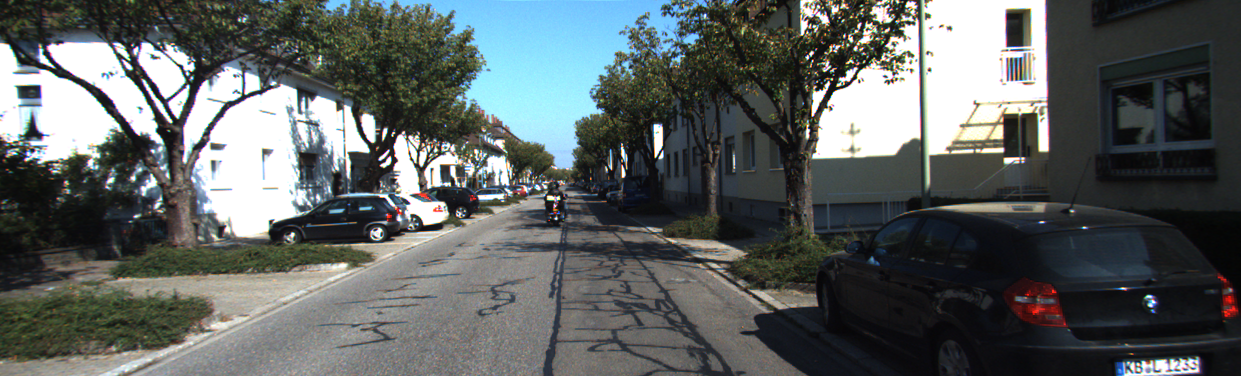
#> input picture kitti_l_1.png, 1241 x 376 px
$ python epipolar.py
#> lines starting #> are read from the running program, lines starting #| are printed output that depends on the picture
import cv2
import numpy as np
import matplotlib.pyplot as plt


def drawlines(img1, img2, lines, pts1, pts2):
    r, c = img1.shape
    img1 = cv2.cvtColor(img1, cv2.COLOR_GRAY2BGR)
    img2 = cv2.cvtColor(img2, cv2.COLOR_GRAY2BGR)

    for r, pt1, pt2 in zip(lines, pts1, pts2):
        color = tuple(np.random.randint(2, 255, 3).tolist())
        x0, y0 = map(int, [0, -r[2]/r[1]])
        x1, y1 = map(int, [c, -(r[2] + r[0]*c) / r[1]])
        cv2.line(img1, (x0, y0), (x1, y1), color, 1)
        cv2.circle(img1, tuple(pt1), 10, color, -1)
        cv2.circle(img2, tuple(pt2), 10, color, -1)

    return img1, img2


if __name__ == "__main__":
    img1 = cv2.imread("kitti_l_1.png", 0)
#> img1: shape (376, 1241); min 3, max 255, mean 95.3
    img2 = cv2.imread("kitty_right.png", 0)
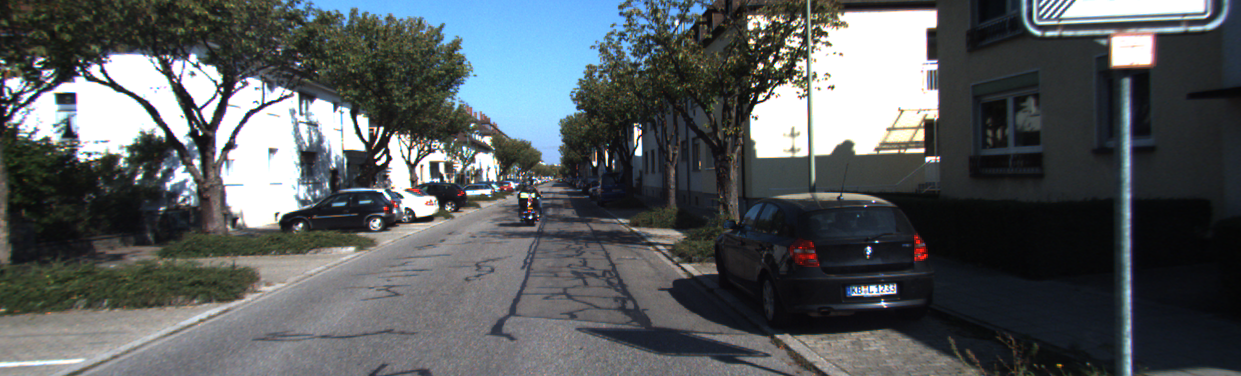
#> input picture kitty_right.png, 1241 x 376 px
#> img2: shape (376, 1241); min 3, max 255, mean 89.6

    orb = cv2.ORB_create()

    kp1, des1 = orb.detectAndCompute(img1, None)
#> kp1 = 500 keypoints; strongest (x, y, size): (548, 197, 37.2), (389, 161, 53.6), (828, 83, 31), (388, 160, 64.3)
    kp2, des2 = orb.detectAndCompute(img2, None)
#> kp2 = 500 keypoints; strongest (x, y, size): (758, 99, 31), (377, 163, 31), (533, 195, 31), (433, 164, 64.3)

    bf = cv2.BFMatcher(cv2.NORM_HAMMING, crossCheck=True)

    matches = bf.match(des1, des2)
#> matches = 200 matches

    good = []
    pts1 = []
    pts2 = []

    D_MATCH_THRES = 30
    for m in matches:
        if m.distance < D_MATCH_THRES:
            good.append(m)
            pts2.append(kp2[m.trainIdx].pt)
            pts1.append(kp1[m.queryIdx].pt)
#> after the loop, good = 49 matches; pts1 = 49 pairs, first value 99.53 to 1002.2, second value 92.07 to 235; pts2 = 49 pairs, first value 129.6 to 923, second value 101.6 to 224.6

    pts1 = np.float32(pts1)
    pts2 = np.float32(pts2)

    F, mask = cv2.findFundamentalMat(pts1, pts2, cv2.FM_RANSAC)
#> F = [[-1.05e-06, 0.000299, -0.0676], [-0.000288, 3e-06, 0.109], [0.0646, -0.113, 1]]; mask = 49 values, max 1 at index 0, min 0 at index 24, mean 0.959

    pts1 = pts1[mask.ravel() == 1]
#> pts1 = 47 pairs, first value 99.53 to 1002.2, second value 116.1 to 231.4
    pts2 = pts2[mask.ravel() == 1]
#> pts2 = 47 pairs, first value 129.6 to 923, second value 116.1 to 221.9

    lines1 = cv2.computeCorrespondEpilines(pts2.reshape(-1, 1, 2), 2, F)
#> lines1 = 47 rows, first 8: [0.85, 0.527, -443.8], [0.313, 0.95, -335.3], [0.329, 0.944, -340.1], [0.124, 0.992, -272.8], [0.413, 0.911, -364.5], [0.151, 0.989, -282.2], [0.506, 0.862, -389.1], [0.332, 0.943, -341]
    lines1 = lines1.reshape(-1, 3)
    img5, img6 = drawlines(img1, img2, lines1, pts1, pts2)
#> the loop in drawlines, `for r, pt1, pt2 in zip(lines, pts1, pts2):` made 47 passes
#> (r, pt1, pt2, color, y0, y1) on passes 1 to 8: ([0.85, 0.527, -443.8], [421, 165], [412, 161], (174, 49, 119), 842, -1160), ([0.313, 0.95, -335.3], [478, 196], [467, 191], (194, 69, 253), 352, -56), ([0.329, 0.944, -340.1], [507, 184], [495, 179], (197, 105, 11), 360, -72), ([0.124, 0.992, -272.8], [1002, 150], [923, 150], (213, 23, 244), 274, 120), ([0.413, 0.911, -364.5], [411.6, 214.8], [406, 208], (38, 89, 72), 400, -162), ([0.151, 0.989, -282.2], [424.8, 223.2], [417, 216], (218, 90, 142), 285, 96), ([0.506, 0.862, -389.1], [397.2, 218.4], [394, 211], (60, 195, 232), 451, -277), ([0.332, 0.943, -341], [506.4, 182.4], [494.4, 178.8], (41, 89, 176), 361, -75)
#> after the loop in drawlines, `for r, pt1, pt2 in zip(lines, pts1, pts2):`:
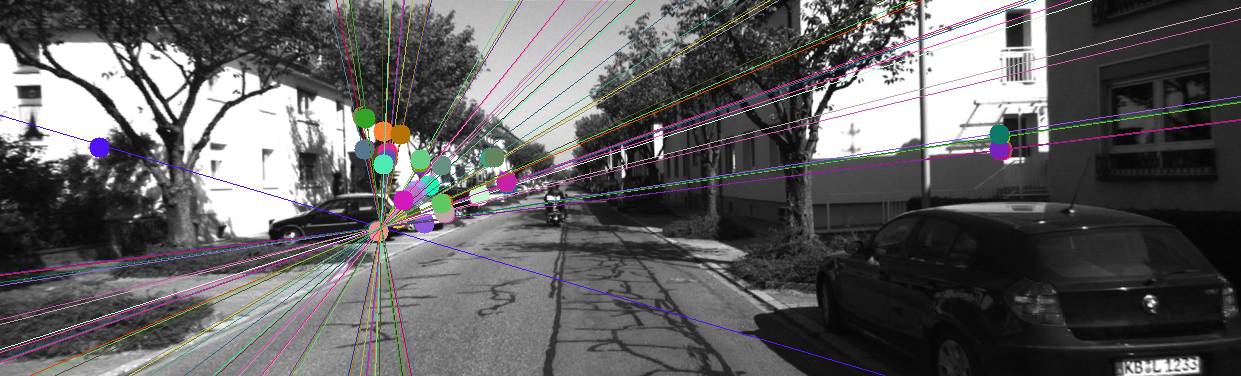
#> img1: shape (376, 1241, 3); mean B, G, R 96.4, 95.4, 96.8
#> after the loop in drawlines, `for r, pt1, pt2 in zip(lines, pts1, pts2):`:
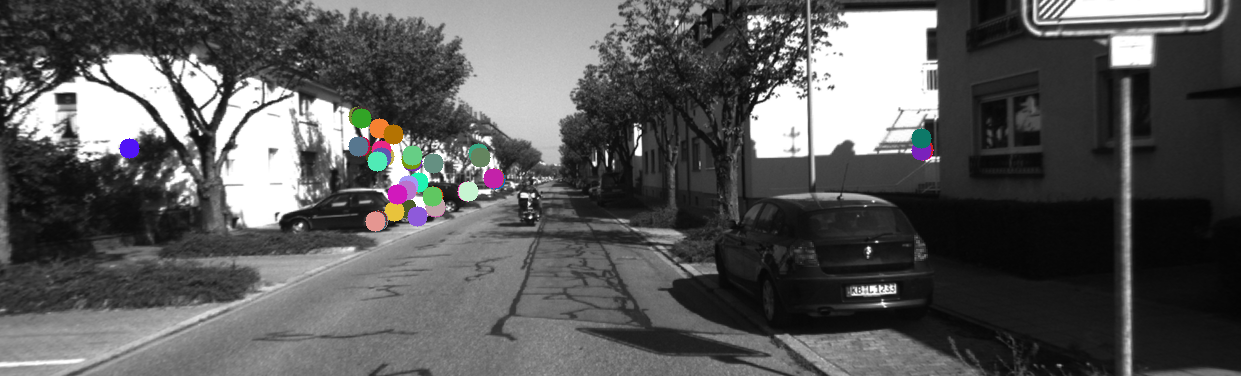
#> img2: shape (376, 1241, 3); mean B, G, R 89.6, 89.5, 89.6

    lines2 = cv2.computeCorrespondEpilines(pts1.reshape(-1, 1, 2), 1, F)
#> lines2 = 47 rows, first 8: [-0.848, -0.529, 435.7], [-0.321, -0.947, 331.3], [-0.339, -0.941, 336.6], [-0.132, -0.991, 270.2], [-0.395, -0.918, 352.8], [-0.102, -0.995, 260], [-0.502, -0.865, 380.8], [-0.351, -0.936, 340.2]
    lines2 = lines2.reshape(-1, 3)
    img3, img4 = drawlines(img2, img1, lines2, pts2, pts1)
#> the loop in drawlines (call 2), `for r, pt1, pt2 in zip(lines, pts1, pts2):` made 47 passes
#> (r, pt1, pt2, color, y0, y1) on passes 1 to 8: ([-0.848, -0.529, 435.7], [412, 161], [421, 165], (44, 207, 114), 823, -1165), ([-0.321, -0.947, 331.3], [467, 191], [478, 196], (233, 151, 203), 349, -70), ([-0.339, -0.941, 336.6], [495, 179], [507, 184], (129, 2, 140), 357, -89), ([-0.132, -0.991, 270.2], [923, 150], [1002, 150], (116, 45, 188), 272, 107), ([-0.395, -0.918, 352.8], [406, 208], [411.6, 214.8], (129, 25, 189), 384, -150), ([-0.102, -0.995, 260], [417, 216], [424.8, 223.2], (132, 123, 100), 261, 133), ([-0.502, -0.865, 380.8], [394, 211], [397.2, 218.4], (64, 165, 224), 440, -280), ([-0.351, -0.936, 340.2], [494.4, 178.8], [506.4, 182.4], (125, 197, 84), 363, -102)
#> after the loop in drawlines (call 2), `for r, pt1, pt2 in zip(lines, pts1, pts2):`:
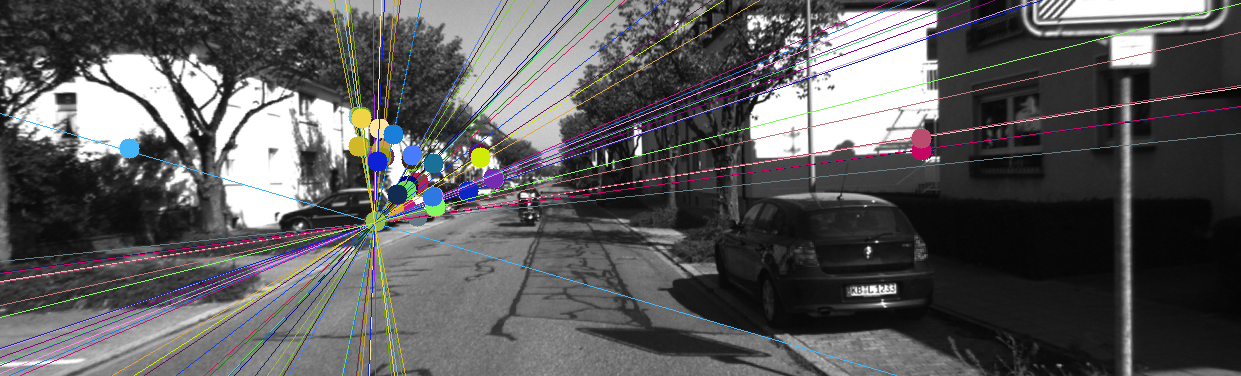
#> img1: shape (376, 1241, 3); mean B, G, R 91.1, 89.9, 90.7
#> after the loop in drawlines (call 2), `for r, pt1, pt2 in zip(lines, pts1, pts2):`:
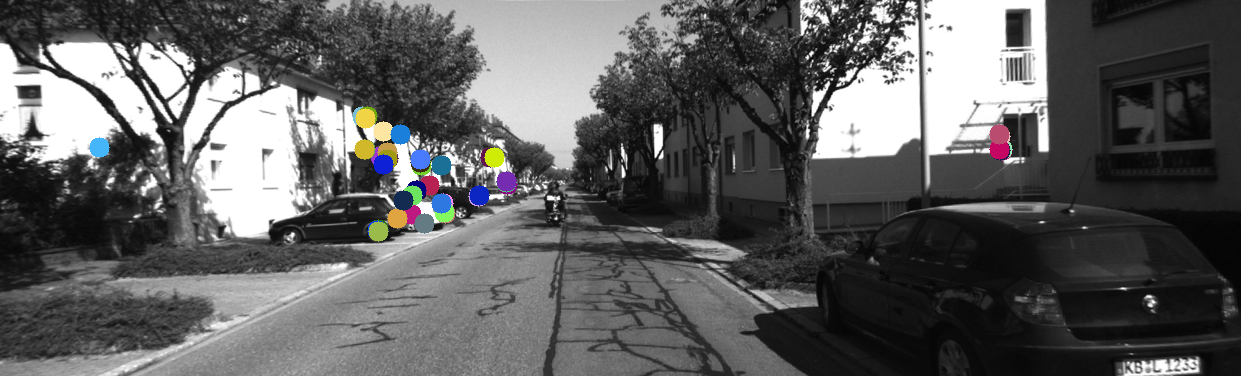
#> img2: shape (376, 1241, 3); mean B, G, R 95.2, 95.1, 95.1
    img3, img4 = drawlines(img2, img1, lines2, pts2, pts1)
#> the loop in drawlines (call 3), `for r, pt1, pt2 in zip(lines, pts1, pts2):` made 47 passes
#> (r, pt1, pt2, color, y0, y1) on passes 1 to 8: ([-0.848, -0.529, 435.7], [412, 161], [421, 165], (232, 37, 216), 823, -1165), ([-0.321, -0.947, 331.3], [467, 191], [478, 196], (191, 199, 217), 349, -70), ([-0.339, -0.941, 336.6], [495, 179], [507, 184], (45, 34, 13), 357, -89), ([-0.132, -0.991, 270.2], [923, 150], [1002, 150], (106, 214, 140), 272, 107), ([-0.395, -0.918, 352.8], [406, 208], [411.6, 214.8], (184, 237, 167), 384, -150), ([-0.102, -0.995, 260], [417, 216], [424.8, 223.2], (127, 158, 113), 261, 133), ([-0.502, -0.865, 380.8], [394, 211], [397.2, 218.4], (234, 4, 29), 440, -280), ([-0.351, -0.936, 340.2], [494.4, 178.8], [506.4, 182.4], (213, 219, 153), 363, -102)
#> (r, pt1, pt2) on passes 45 to 47: ([-0.979, -0.202, 411.9], [393.2, 134.4], [400.1, 134.4]), ([-0.992, 0.127, 343.1], [361.9, 118.2], [365.5, 118.2]), ([-0.538, -0.843, 389.3], [480.1, 157.7], [494.5, 157.7])
#> after the loop in drawlines (call 3), `for r, pt1, pt2 in zip(lines, pts1, pts2):`:
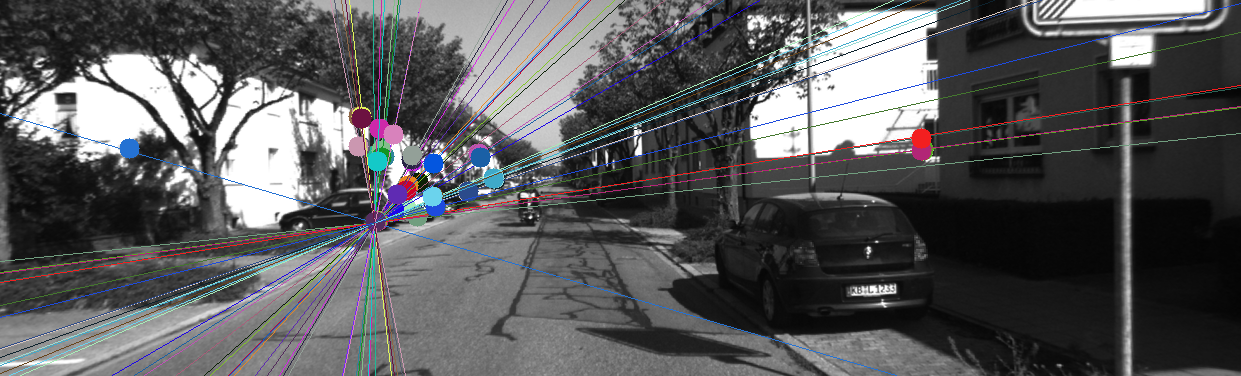
#> img1: shape (376, 1241, 3); mean B, G, R 91.3, 89.5, 89.4
#> after the loop in drawlines (call 3), `for r, pt1, pt2 in zip(lines, pts1, pts2):`:
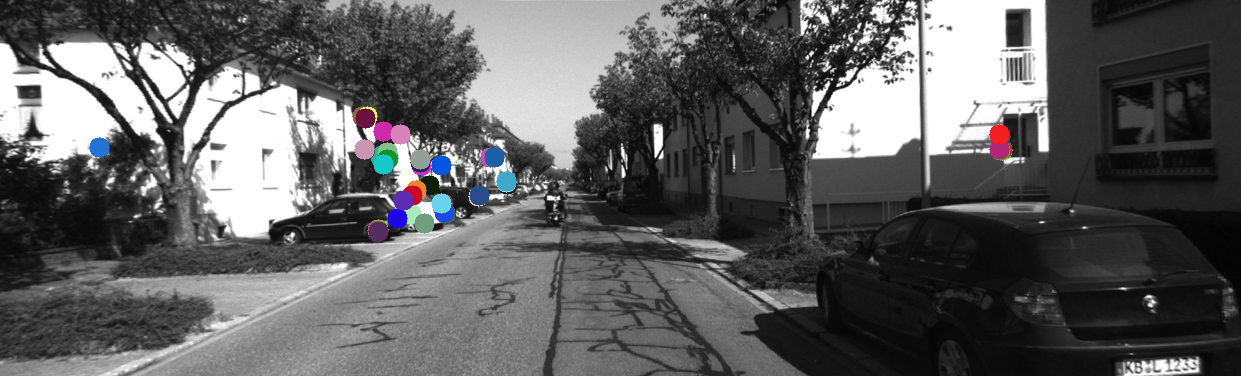
#> img2: shape (376, 1241, 3); mean B, G, R 95.4, 94.7, 94.8

    plt.subplot(121), plt.imshow(img5)
    plt.subplot(122), plt.imshow(img3)
    plt.show()
#> figure, not shown here; B, G, R data is drawn as R, G, B
